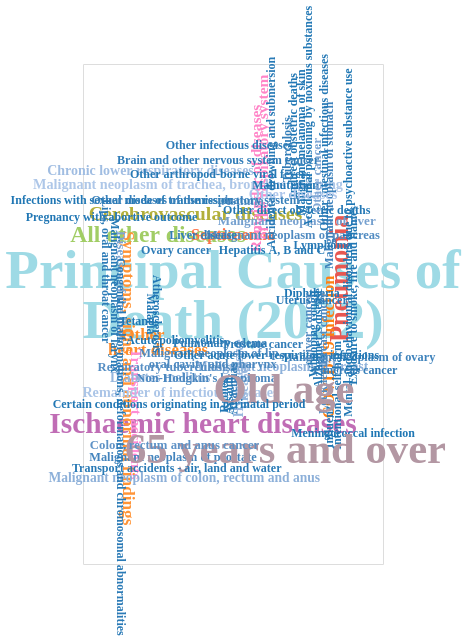

The specification (Vega-Lite) saved for this image:
### Vega-Lite specification from a JSON file in a GitHub repository (floating-point values rounded to 4 significant figures)
{"$schema": "https://vega.github.io/schema/vega-lite/v5.json", "width": "container", "height": 500, "background": null, "data": {"values": [{"word": "Principal Causes of", "count": 50000, "x": 200, "y": 205, "angle": 0, "Causes of Death": "Principal Causes of Death (2022)", "Death Cases": 206525}, {"word": "Death (2022)", "count": 50000, "x": 200, "y": 170, "angle": 0, "Causes of Death": "Principal Causes of Death (2022)", "Death Cases": 206525}, {"word": "Ischaemic heart diseases", "count": 20322, "x": 160, "y": 98, "angle": 0, "Causes of Death": "Ischaemic heart diseases", "Death Cases": 20322}, {"word": "Pneumonia", "count": 16770, "x": 343, "y": 200, "angle": -90, "Causes of Death": "Pneumonia", "Death Cases": 16770}, {"word": "All other diseases", "count": 13541, "x": 100, "y": 230, "angle": 0, "Causes of Death": "All other diseases", "Death Cases": 13541}, {"word": "Cerebrovascular diseases", "count": 9149, "x": 150, "y": 245, "angle": 0, "Causes of Death": "Cerebrovascular diseases", "Death Cases": 9149}, {"word": "Symptoms, signs and abnormal findings", "count": 6114, "x": 60, "y": 130, "angle": 90, "Causes of Death": "Symptoms, signs and abnormal findings", "Death Cases": 6114}, {"word": "Other", "count": 5774, "x": 80, "y": 160, "angle": 0, "Causes of Death": "Other heart diseases", "Death Cases": 5774}, {"word": "heart diseases", "count": 5774, "x": 100, "y": 150, "angle": 0, "Causes of Death": "Other heart diseases", "Death Cases": 5774}, {"word": "COVID-19 infection", "count": 5314, "x": 328, "y": 152, "angle": -90, "Causes of Death": "COVID-19 infection", "Death Cases": 5314}, {"word": "Septicaemia", "count": 5006, "x": 200, "y": 230, "angle": 0, "Causes of Death": "Septicaemia", "Death Cases": 5006}, {"word": "Remainder of diseases", "count": 4131, "x": 230, "y": 270, "angle": -90, "Causes of Death": "Remainder of diseases of the respiratory system", "Death Cases": 4131}, {"word": "of the respiratory system", "count": 4131, "x": 240, "y": 285, "angle": -90, "Causes of Death": "Remainder of diseases of the respiratory system", "Death Cases": 4131}, {"word": "Transport accidents", "count": 4012, "x": 70, "y": 105, "angle": 90, "Causes of Death": "Transport accidents", "Death Cases": 4012}, {"word": "Malignant neoplasm of trachea, bronchus and lung", "count": 2644, "x": 140, "y": 265, "angle": 0, "Causes of Death": "Malignant neoplasm of trachea, bronchus and lung", "Death Cases": 2644}, {"word": "Remainder of infectious diseases", "count": 2573, "x": 130, "y": 120, "angle": 0, "Causes of Death": "Remainder of infectious diseases", "Death Cases": 2573}, {"word": "Chronic lower respiratory diseases", "count": 2324, "x": 90, "y": 275, "angle": 0, "Causes of Death": "Chronic lower respiratory diseases", "Death Cases": 2324}, {"word": "Hypertensive", "count": 2123, "x": 208, "y": 130, "angle": -90, "Causes of Death": "Hypertensive diseases", "Death Cases": 2123}, {"word": "diseases", "count": 2123, "x": 215, "y": 125, "angle": -90, "Causes of Death": "Hypertensive diseases", "Death Cases": 2123}, {"word": "Diabetes mellitus", "count": 2085, "x": 103, "y": 130, "angle": 0, "Causes of Death": "Diabetes mellitus", "Death Cases": 2085}, {"word": "Malignant neoplasm of breast", "count": 1922, "x": 265, "y": 138, "angle": 0, "Causes of Death": "Malignant neoplasm of breast", "Death Cases": 1922}, {"word": "Malignant neoplasm of colon, rectum and anus", "count": 1894, "x": 135, "y": 60, "angle": 0, "Causes of Death": "Malignant neoplasm of colon, rectum and anus", "Death Cases": 1894}, {"word": "Diseases of the liver", "count": 1552, "x": 51, "y": 194, "angle": 90, "Causes of Death": "Diseases of the liver", "Death Cases": 1552}, {"word": "Malignant neoplasm of liver", "count": 1389, "x": 285, "y": 240, "angle": 0, "Causes of Death": "Malignant neoplasm of liver", "Death Cases": 1389}, {"word": "Respiratory tuberculosis", "count": 811, "x": 108, "y": 138, "angle": 0, "Causes of Death": "Respiratory tuberculosis", "Death Cases": 811}, {"word": "Leukaemia", "count": 725, "x": 320, "y": 126, "angle": -90, "Causes of Death": "Leukaemia", "Death Cases": 725}, {"word": "Malignant neoplasm of pancreas", "count": 672, "x": 280, "y": 230, "angle": 0, "Causes of Death": "Malignant neoplasm of pancreas", "Death Cases": 672}, {"word": "Malignant neoplasm of lip,", "count": 603, "x": 170, "y": 148, "angle": 0, "Causes of Death": "Malignant neoplasm of lip, oral cavity and pharynx", "Death Cases": 603}, {"word": "oral cavity and pharynx", "count": 603, "x": 173, "y": 140, "angle": 0, "Causes of Death": "Malignant neoplasm of lip, oral cavity and pharynx", "Death Cases": 603}, {"word": "Non-Hodgkin's lymphoma", "count": 533, "x": 165, "y": 130, "angle": 0, "Causes of Death": "Non-Hodgkin's lymphoma", "Death Cases": 533}, {"word": "Malignant neoplasm of prostate", "count": 457, "x": 120, "y": 75, "angle": 0, "Causes of Death": "Malignant neoplasm of prostate", "Death Cases": 457}, {"word": "Malignant neoplasm of ovary", "count": 403, "x": 367, "y": 145, "angle": 0, "Causes of Death": "Malignant neoplasm of ovary", "Death Cases": 403}, {"word": "Malignant neoplasm of stomach", "count": 383, "x": 328, "y": 265, "angle": -90, "Causes of Death": "Malignant neoplasm of stomach", "Death Cases": 383}, {"word": "Anaemias", "count": 231, "x": 200, "y": 123, "angle": -90, "Causes of Death": "Anaemias", "Death Cases": 231}, {"word": "Accidental drowning and submersion", "count": 89, "x": 250, "y": 288, "angle": -90, "Causes of Death": "Accidental drowning and submersion", "Death Cases": 89}, {"word": "Malignant neoplasm of larynx", "count": 72, "x": 42, "y": 188, "angle": 90, "Causes of Death": "Malignant neoplasm of larynx", "Death Cases": 72}, {"word": "Other arthropod-borne viral fevers", "count": 67, "x": 183, "y": 273, "angle": 0, "Causes of Death": "Other arthropod-borne viral fevers", "Death Cases": 67}, {"word": "Other direct obstetric deaths", "count": 53, "x": 285, "y": 248, "angle": 0, "Causes of Death": "Other direct obstetric deaths", "Death Cases": 53}, {"word": "Other intestinal infectious diseases", "count": 51, "x": 321, "y": 295, "angle": -90, "Causes of Death": "Other intestinal infectious diseases", "Death Cases": 51}, {"word": "Malnutrition", "count": 51, "x": 270, "y": 265, "angle": 0, "Causes of Death": "Malnutrition", "Death Cases": 51}, {"word": "Assault", "count": 51, "x": 194, "y": 118, "angle": -90, "Causes of Death": "Assault", "Death Cases": 51}, {"word": "Indirect obstetric deaths", "count": 33, "x": 280, "y": 300, "angle": -90, "Causes of Death": "Indirect obstetric deaths", "Death Cases": 33}, {"word": "Malignant melanoma of skin", "count": 32, "x": 290, "y": 295, "angle": -90, "Causes of Death": "Malignant melanoma of skin", "Death Cases": 32}, {"word": "Alzheimer's disease", "count": 31, "x": 313, "y": 158, "angle": -90, "Causes of Death": "Alzheimer's disease", "Death Cases": 31}, {"word": "Influenza", "count": 27, "x": 328, "y": 98, "angle": -90, "Causes of Death": "Influenza", "Death Cases": 27}, {"word": "Accidental poisoning by noxious substances", "count": 27, "x": 300, "y": 313, "angle": -90, "Causes of Death": "Accidental poisoning by noxious substances", "Death Cases": 27}, {"word": "Other acute lower respiratory infections", "count": 26, "x": 258, "y": 146, "angle": 0, "Causes of Death": "Other acute lower respiratory infections", "Death Cases": 26}, {"word": "Atherosclerosis", "count": 18, "x": 98, "y": 175, "angle": 90, "Causes of Death": "Atherosclerosis", "Death Cases": 18}, {"word": "Pregnancy with abortive outcome", "count": 16, "x": 38, "y": 243, "angle": 0, "Causes of Death": "Pregnancy with abortive outcome", "Death Cases": 16}, {"word": "Malaria", "count": 12, "x": 90, "y": 175, "angle": 90, "Causes of Death": "Malaria", "Death Cases": 12}, {"word": "Infections with sexual mode of transmission", "count": 9, "x": 52, "y": 255, "angle": 0, "Causes of Death": "Infections with sexual mode of transmission", "Death Cases": 9}, {"word": "Exposure to smoke, fire and flames", "count": 9, "x": 360, "y": 188, "angle": -90, "Causes of Death": "Exposure to smoke, fire and flames", "Death Cases": 9}, {"word": "Rabies", "count": 8, "x": 188, "y": 118, "angle": -90, "Causes of Death": "Rabies", "Death Cases": 8}, {"word": "Intentional self-harm", "count": 8, "x": 338, "y": 118, "angle": -90, "Causes of Death": "Intentional self-harm", "Death Cases": 8}, {"word": "Tetanus", "count": 2, "x": 75, "y": 170, "angle": 0, "Causes of Death": "Tetanus", "Death Cases": 2}, {"word": "Meningococcal infection", "count": 2, "x": 360, "y": 92, "angle": 0, "Causes of Death": "Meningococcal infection", "Death Cases": 2}, {"word": "Diphtheria", "count": 1, "x": 305, "y": 190, "angle": 0, "Causes of Death": "Diphtheria", "Death Cases": 1}, {"word": "Whooping cough", "count": 1, "x": 307, "y": 161, "angle": -90, "Causes of Death": "Whooping cough", "Death Cases": 1}, {"word": "Acute poliomyelitis", "count": 1, "x": 123, "y": 157, "angle": 0, "Causes of Death": "Acute poliomyelitis", "Death Cases": 1}, {"word": "Mental and behavioural disorders due to psychoactive substance use", "count": 1, "x": 353, "y": 225, "angle": -90, "Causes of Death": "Mental and behavioural disorders due to psychoactive substance use", "Death Cases": 1}, {"word": "Old age", "count": 35679, "x": 268, "y": 122, "angle": 0, "Causes of Death": "Old age", "Death Cases": 35679}, {"word": "65 years and over", "count": 35679, "x": 270, "y": 80, "angle": 0, "Causes of Death": "65 years and over", "Death Cases": 25679}, {"word": "Other diseases", "count": 2697, "x": 280, "y": 258, "angle": 0, "Causes of Death": "Other diseases", "Death Cases": 2697}, {"word": "Other cancer", "count": 1652, "x": 312, "y": 272, "angle": -90, "Causes of Death": "Other cancer", "Death Cases": 1652}, {"word": "Colon, rectum and anus cancer", "count": 928, "x": 122, "y": 83, "angle": 0, "Causes of Death": "Colon, rectum and anus cancer", "Death Cases": 928}, {"word": "Asthma", "count": 909, "x": 213, "y": 254, "angle": 0, "Causes of Death": "Asthma", "Death Cases": 909}, {"word": "Liver cancer", "count": 695, "x": 300, "y": 166, "angle": -90, "Causes of Death": "Liver cancer", "Death Cases": 695}, {"word": "Breast cancer", "count": 685, "x": 320, "y": 165, "angle": -90, "Causes of Death": "Breast cancer", "Death Cases": 685}, {"word": "Other diseases of the respiratory system", "count": 297, "x": 150, "y": 255, "angle": 0, "Causes of Death": "Other diseases of the respiratory system", "Death Cases": 297}, {"word": "Pancreas cancer", "count": 219, "x": 363, "y": 136, "angle": 0, "Causes of Death": "Pancreas cancer", "Death Cases": 219}, {"word": "Liver disease", "count": 209, "x": 160, "y": 230, "angle": 0, "Causes of Death": "Liver disease", "Death Cases": 209}, {"word": "Prostate cancer", "count": 196, "x": 240, "y": 154, "angle": 0, "Causes of Death": "Prostate cancer", "Death Cases": 196}, {"word": "Brain and other nervous system cancer", "count": 186, "x": 180, "y": 283, "angle": 0, "Causes of Death": "Brain and other nervous system cancer", "Death Cases": 186}, {"word": "Tuberculosis", "count": 182, "x": 272, "y": 290, "angle": -90, "Causes of Death": "Tuberculosis", "Death Cases": 182}, {"word": "Uterus cancer", "count": 166, "x": 305, "y": 185, "angle": 0, "Causes of Death": "Uterus cancer", "Death Cases": 166}, {"word": "Pulmonary edema", "count": 145, "x": 183, "y": 155, "angle": 0, "Causes of Death": "Pulmonary edema", "Death Cases": 145}, {"word": "Lips, oral and throat cancer", "count": 135, "x": 30, "y": 205, "angle": 90, "Causes of Death": "Lips, oral and throat cancer", "Death Cases": 135}, {"word": "Ovary cancer", "count": 132, "x": 124, "y": 220, "angle": 0, "Causes of Death": "Ovary cancer", "Death Cases": 132}, {"word": "Other infectious diseases", "count": 131, "x": 195, "y": 293, "angle": 0, "Causes of Death": "Other infectious diseases", "Death Cases": 131}, {"word": "Congenital malformations, deformations and chromosomal abnormalities", "count": 114, "x": 51, "y": 82, "angle": 90, "Causes of Death": "Congenital malformations, deformations and chromosomal abnormalities", "Death Cases": 114}, {"word": "Lymphoma", "count": 101, "x": 320, "y": 223, "angle": 0, "Causes of Death": "Lymphoma", "Death Cases": 101}, {"word": "Transport accidents - air, land and water", "count": 100, "x": 125, "y": 67, "angle": 0, "Causes of Death": "Transport accidents - air, land and water", "Death Cases": 100}, {"word": "Hepatitis A, B and C", "count": 58, "x": 252, "y": 220, "angle": 0, "Causes of Death": "Hepatitis A, B and C", "Death Cases": 58}, {"word": "Certain conditions originating in perinatal period", "count": 15, "x": 128, "y": 112, "angle": 0, "Causes of Death": "Certain conditions originating in perinatal period", "Death Cases": 15}]}, "mark": {"type": "text", "tooltip": true, "fontWeight": "bold", "font": "Lilita One"}, "encoding": {"x": {"field": "x", "type": "quantitative", "scale": {"domain": [0, 400]}, "axis": null}, "y": {"field": "y", "type": "quantitative", "scale": {"domain": [0, 350]}, "axis": null}, "text": {"field": "word"}, "size": {"field": "count", "type": "quantitative", "scale": {"domain": [50, 50000], "range": [12, 55]}, "legend": null}, "angle": {"field": "angle", "type": "quantitative", "scale": {"domain": [0, 360]}}, "color": {"field": "count", "type": "quantitative", "scale": {"scheme": "category20"}, "legend": null}, "tooltip": [{"field": "Causes of Death", "title": "Cause of Death", "type": "nominal"}, {"field": "Death Cases", "type": "quantitative", "format": ","}]}}
